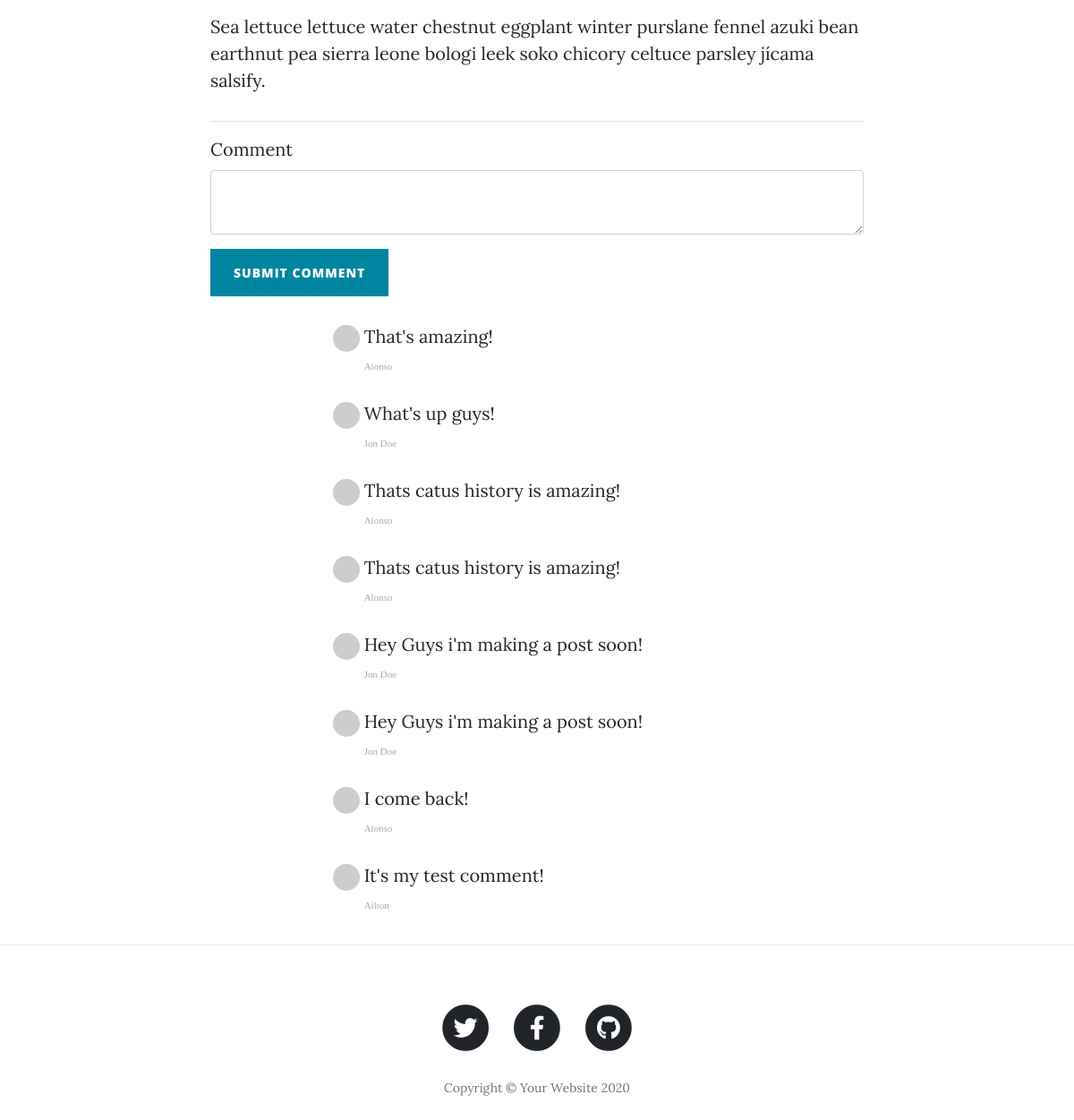
/post/1 (lower part), run on an earlier commit of the app's database.
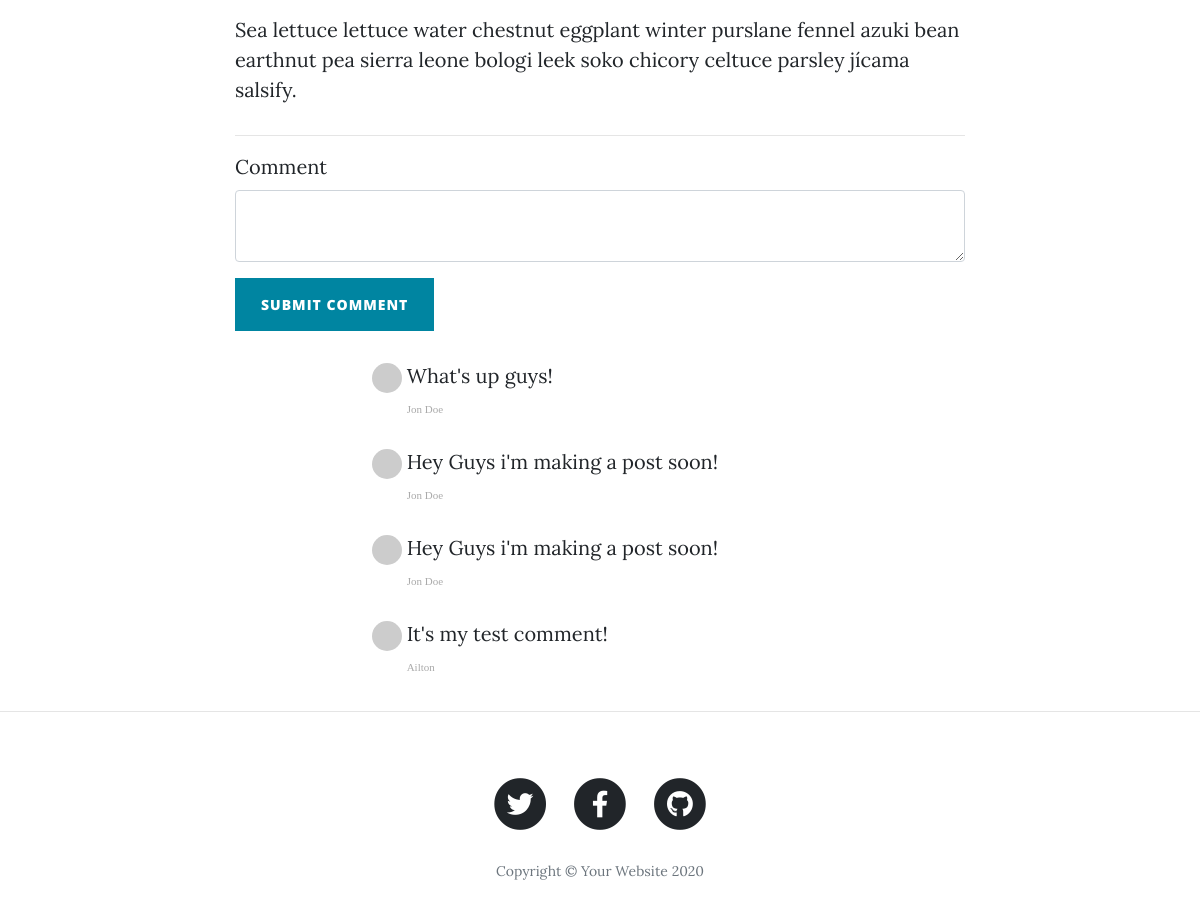
And on a later commit of the database.
### main.py (models this page shows)
class BlogPost(db.Model):
    __tablename__ = "blog_posts"
    id = db.Column(db.Integer, primary_key=True)
    author_id = db.Column(db.Integer, db.ForeignKey("users.id"))
    author = relationship("User", back_populates="posts")
    title = db.Column(db.String(250), unique=True, nullable=False)
    subtitle = db.Column(db.String(250), nullable=False)
    date = db.Column(db.String(250), nullable=False)
    body = db.Column(db.Text, nullable=False)
    img_url = db.Column(db.String(250), nullable=False)
    comments = relationship("Comment", back_populates="parent_post")

class Comment(db.Model):
    __tablename__ = "comments"
    id = db.Column(db.Integer, primary_key=True)
    text = db.Column(db.String, nullable=False)
    author_id = db.Column(db.Integer, db.ForeignKey("users.id"))
    comment_author = relationship("User", back_populates="comments")
    post_id = db.Column(db.Integer, db.ForeignKey("blog_posts.id"))
    parent_post = relationship("BlogPost", back_populates="comments")

class User(UserMixin, db.Model):
    __tablename__ = "users"
    id = db.Column(db.Integer, primary_key=True)
    email = db.Column(db.String(100), unique=True, nullable=False)
    password = db.Column(db.String(100), nullable=False)
    name = db.Column(db.String(100), nullable=False)
    posts = relationship("BlogPost", back_populates="author")
    comments = relationship("Comment", back_populates="comment_author")

### main.py (the view, shortened to what this page needs)
@app.route("/post/<int:post_id>", methods=["POST", "GET"])
def show_post(post_id):
    comment_form = CommentForm()
    requested_post = BlogPost.query.get(post_id)
    comments = Comment.query.filter_by(post_id=post_id).all()
    return render_template("post.html", post=requested_post, current_user=current_user, form=comment_form, comments=comments)

### forms.py
class CommentForm(FlaskForm):
    body = CKEditorField("Comment", validators=[DataRequired()])
    submit = SubmitField("Submit Comment")

### templates/post.html (shortened to what this page needs)
{% include "header.html" %}
{% import "bootstrap/wtf.html" as wtf %}
  <article>
    <div class="container">
      <div class="row">
        <div class="col-lg-8 col-md-10 mx-auto">
            {{ post.body|safe }}
          <hr>
            {{ wtf.quick_form(form, novalidate=True, button_map={"submit": "primary"}) }}
          <div class="col-lg-8 col-md-10 mx-auto comment">
            {% for comment in comments %}
              <ul class="commentList">
                <li>
                    <div class="commenterImage">
                      <img src="{{ comment.comment_author.email|gravatar }}"/>
                    </div>
                    <div class="commentText">
                      {{ comment.text|safe }}
                      <span class="date sub-text">{{ comment.comment_author.name }}</span>
                    </div>
                </li>
              </ul>
              {% endfor %}
            </div>
          </div>
      </div>
    </div>
  </article>
  <hr>
{% include "footer.html" %}

### templates/header.html (shortened to what this page needs)
<!DOCTYPE html>
<html lang="en">
<head>
  <link href="{{ url_for('static', filename='vendor/bootstrap/css/bootstrap.min.css') }}" rel="stylesheet">
  <link href="{{ url_for('static', filename='vendor/fontawesome-free/css/all.min.css')}}" rel="stylesheet" type="text/css">
  <link href="{{ url_for('static', filename='css/clean-blog.min.css')}}" rel="stylesheet">
</head>
<body>

### templates/footer.html (shortened to what this page needs)
  <footer>
    <div class="container">
      <div class="row">
        <div class="col-lg-8 col-md-10 mx-auto">
          <ul class="list-inline text-center">
            <li class="list-inline-item">
              <a href="#">
                <span class="fa-stack fa-lg">
                  <i class="fas fa-circle fa-stack-2x"></i>
                  <i class="fab fa-twitter fa-stack-1x fa-inverse"></i>
                </span>
              </a>
            </li>
            <li class="list-inline-item">
              <a href="#">
                <span class="fa-stack fa-lg">
                  <i class="fas fa-circle fa-stack-2x"></i>
                  <i class="fab fa-facebook-f fa-stack-1x fa-inverse"></i>
                </span>
              </a>
            </li>
            <li class="list-inline-item">
              <a href="#">
                <span class="fa-stack fa-lg">
                  <i class="fas fa-circle fa-stack-2x"></i>
                  <i class="fab fa-github fa-stack-1x fa-inverse"></i>
                </span>
              </a>
            </li>
          </ul>
          <p class="copyright text-muted">Copyright &copy; Your Website 2020</p>
        </div>
      </div>
    </div>
  </footer>
</body>
</html>

What changed in the data, as far as the page shows it:
removed Comment: text "That's amazing!", comment_author.name "Alonso"
removed Comment: text "Thats catus history is amazing!", comment_author.name "Alonso"
removed Comment: text "Thats catus history is amazing!", comment_author.name "Alonso"
removed Comment: text "I come back!", comment_author.name "Alonso"
